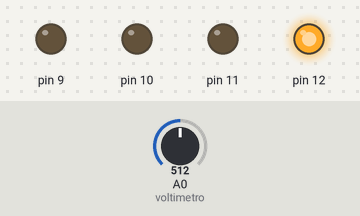
Bench run of a sketch on a simulated Arduino Uno, built with avr-gcc and run on an emulated ATmega328P. On the bench: output pins drawn as LEDs (lit = HIGH). The test bench sets the inputs (shaded band); at power-on: A0 (voltimetro) = 512.

Above: at 0.1 s.
At 0.7 s:
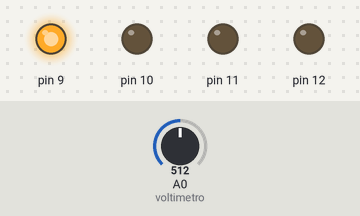
At 1.3 s:
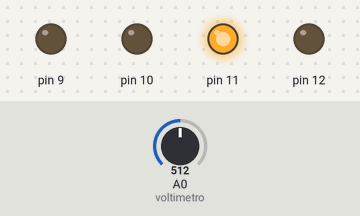
At 2.7 s:
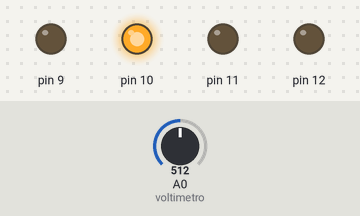
Timing chart, 0 to 3.0 s (numbered marks = the images above):
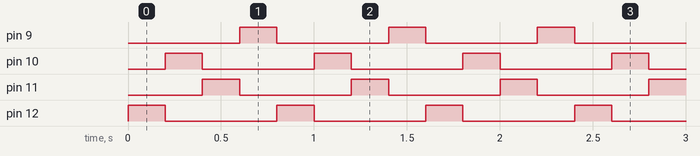

The sketch:

servo.ino
```cpp
int tensaoVoltimetro;
int tensaoCC;
int tensaoCA;

int coeficienteVoltimetro = 44;

int voltimetro = 0;
int gap = 200;

void setup() {
  Serial.begin(9600);

  pinMode(12, OUTPUT);
  pinMode(11, OUTPUT);
  pinMode(10, OUTPUT);
  pinMode(9, OUTPUT);
}

void loop() {

  tensaoCC = (5 * analogRead(voltimetro))/1023;
  tensaoCA = tensaoCC * coeficienteVoltimetro;

  if(tensaoCA >= 120){
     sentidoHorario(gap);
  }else if(tensaoCA <= 100){
     sentidoAntiHorario(gap);
  }

}

void sentidoHorario(int tempo){

  digitalWrite(12, LOW);
  digitalWrite(11, LOW);
  digitalWrite(10, LOW);
  digitalWrite(9, HIGH);

  delay(tempo);

  digitalWrite(12, LOW);
  digitalWrite(11, HIGH);
  digitalWrite(10, LOW);
  digitalWrite(9, LOW);

  delay(tempo);

  digitalWrite(12, LOW);
  digitalWrite(11, LOW);
  digitalWrite(10, HIGH);
  digitalWrite(9, LOW);

  delay(tempo);

  digitalWrite(12, HIGH);
  digitalWrite(11, LOW);
  digitalWrite(10, LOW);
  digitalWrite(9, LOW);

  delay(tempo);
}

void sentidoAntiHorario(int tempo){

  digitalWrite(12, HIGH);
  digitalWrite(11, LOW);
  digitalWrite(10, LOW);
  digitalWrite(9,  LOW);

  delay(tempo);

  digitalWrite(12, LOW);
  digitalWrite(11, LOW);
  digitalWrite(10, HIGH);
  digitalWrite(9, LOW);

  delay(tempo);

  digitalWrite(12, LOW);
  digitalWrite(11, HIGH);
  digitalWrite(10, LOW);
  digitalWrite(9, LOW);

  delay(tempo);

  digitalWrite(12, LOW);
  digitalWrite(11, LOW);
  digitalWrite(10, LOW);
  digitalWrite(9, HIGH);

  delay(tempo);
}
```

Measured:
- by itself, pin 9–12: alternates HIGH for 0.20 s and LOW for 0.60 s
- by itself, everything shown: repeats every 0.80 s, in 4 steps
